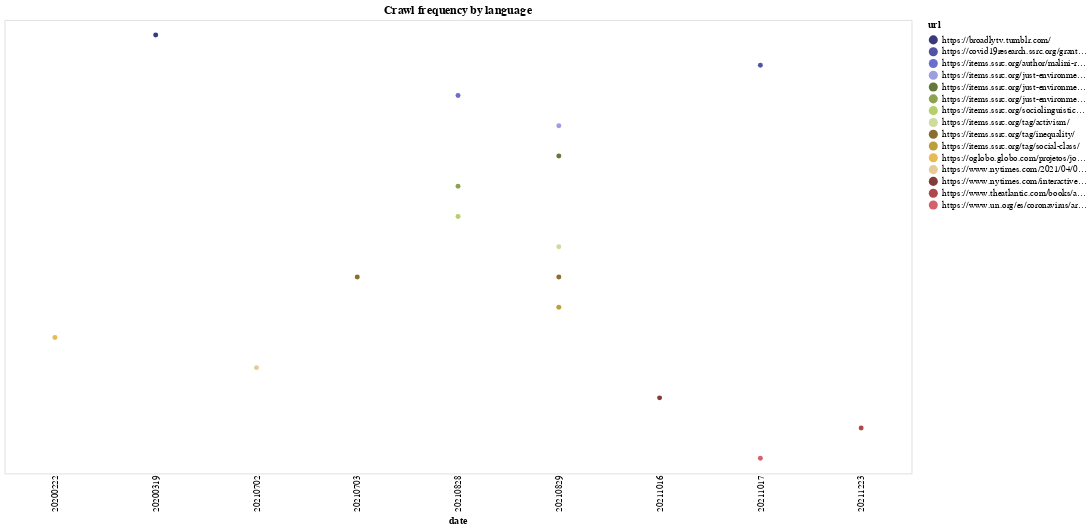

The code cell stored with this chart in its notebook:
### Code cell
# Let's try a scatter plot
# source = data.cars()


# Another example of altair chart, in the form of a flowchart
alt.data_transformers.disable_max_rows()

selection = alt.selection_multi(fields=['language'], bind='legend')

crawl_stream = (
    alt.Chart(web_pages_topURL)
        .mark_circle()
        .encode(
            alt.Tooltip("date"),
            alt.X('date:O',
                axis=alt.Axis(domain=False, tickSize=0)
            ),
            alt.Y('url:O', stack='center', axis=None),
            alt.Color('url:N',
                scale=alt.Scale(scheme='category20b'),
            ),
            opacity=alt.condition(selection, alt.value(1), alt.value(0.2))
    ).interactive().add_selection(
            selection
        )
)

crawl_stream.properties(width=1000, height=500, title="Crawl frequency by language")

### Figure 1 — Vega-Lite specification as saved in the notebook (floating-point values rounded to 4 significant figures)
{"config": {"view": {"continuousWidth": 400, "continuousHeight": 300}}, "data": {"name": "data-1d4fa80596d85cc87e09aa54bceea63c"}, "mark": "circle", "encoding": {"color": {"type": "nominal", "field": "url", "scale": {"scheme": "category20b"}}, "opacity": {"condition": {"value": 1, "selection": "selector013"}, "value": 0.2}, "tooltip": {"type": "nominal", "field": "date"}, "x": {"type": "ordinal", "axis": {"domain": false, "tickSize": 0}, "field": "date"}, "y": {"type": "ordinal", "axis": null, "field": "url", "stack": "center"}}, "height": 500, "selection": {"selector014": {"type": "interval", "bind": "scales", "encodings": ["x", "y"]}, "selector013": {"type": "multi", "fields": ["language"], "bind": "legend"}}, "title": "Crawl frequency by language", "width": 1000, "$schema": "https://vega.github.io/schema/vega-lite/v4.8.1.json", "datasets": {"data-1d4fa80596d85cc87e09aa54bceea63c": [{"url": "https://items.ssrc.org/just-environments/naming-the-problems-contextualizing-just-environmental-research/", "crawl_date": "20210829025018", "0": "2", "time": "20210829", "date": "20210829"}, {"url": "https://items.ssrc.org/just-environments/the-environment-as-freedom-a-decolonial-reimagining/", "crawl_date": "20210828172531", "0": "2", "time": "20210828", "date": "20210828"}, {"url": "https://covid19research.ssrc.org/grantee/re-defining-essential-work-the-impact-of-the-covid-19-pandemic-on-venezuelan-migrants-in-argentina/", "crawl_date": "20211017143722", "0": "2", "time": "20211017", "date": "20211017"}, {"url": "https://items.ssrc.org/tag/inequality/", "crawl_date": "20210829040801", "0": "2", "time": "20210829", "date": "20210829"}, {"url": "https://www.nytimes.com/interactive/2020/obituaries/people-died-coronavirus-obituaries.html?action=click&module=RelatedLinks&pgtype=Article", "crawl_date": "20211016114022", "0": "2", "time": "20211016", "date": "20211016"}, {"url": "https://items.ssrc.org/tag/social-class/", "crawl_date": "20210829130223", "0": "2", "time": "20210829", "date": "20210829"}, {"url": "https://items.ssrc.org/tag/inequality/", "crawl_date": "20210703185330", "0": "2", "time": "20210703", "date": "20210703"}, {"url": "https://oglobo.globo.com/projetos/jornal-extra-de-carona-com-elas-evolucao-mulheres-locomocao/", "crawl_date": "20200222001345", "0": "2", "time": "20200222", "date": "20200222"}, {"url": "https://items.ssrc.org/author/malini-ranganathan/", "crawl_date": "20210828140028", "0": "2", "time": "20210828", "date": "20210828"}, {"url": "https://items.ssrc.org/just-environments/hurricane-maria-exposes-puerto-ricos-stark-environmental-and-health-inequalities/", "crawl_date": "20210829012751", "0": "2", "time": "20210829", "date": "20210829"}, {"url": "https://www.theatlantic.com/books/archive/2021/09/joy-williams-harrow-review/620052/", "crawl_date": "20211223053257", "0": "2", "time": "20211223", "date": "20211223"}, {"url": "https://www.un.org/es/coronavirus/articles/tackling-inequality-new-social-contract-new-era", "crawl_date": "20211017092626", "0": "2", "time": "20211017", "date": "20211017"}, {"url": "https://items.ssrc.org/sociolinguistic-frontiers/language-and-gender-mainstreaming-and-the-persistence-of-patriarchy/", "crawl_date": "20210828194801", "0": "2", "time": "20210828", "date": "20210828"}, {"url": "https://items.ssrc.org/tag/activism/", "crawl_date": "20210829134105", "0": "2", "time": "20210829", "date": "20210829"}, {"url": "https://broadlytv.tumblr.com/", "crawl_date": "20200319213851", "0": "2", "time": "20200319", "date": "20200319"}, {"url": "https://www.nytimes.com/2021/04/06/obituaries/lois-sasson-dead-covid.html", "crawl_date": "20210702061214", "0": "2", "time": "20210702", "date": "20210702"}]}}
